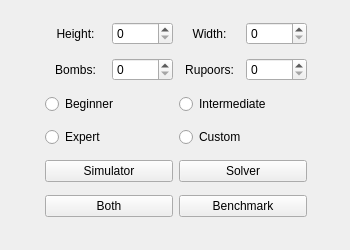
<?xml version="1.0" encoding="UTF-8"?>
<ui version="4.0">
 <class>SettingsWindow</class>
 <widget class="QMainWindow" name="SettingsWindow">
  <property name="windowModality">
   <enum>Qt::NonModal</enum>
  </property>
  <property name="geometry">
   <rect>
    <x>0</x>
    <y>0</y>
    <width>350</width>
    <height>250</height>
   </rect>
  </property>
  <property name="sizePolicy">
   <sizepolicy hsizetype="Fixed" vsizetype="Fixed">
    <horstretch>0</horstretch>
    <verstretch>0</verstretch>
   </sizepolicy>
  </property>
  <property name="windowTitle">
   <string>Setup</string>
  </property>
  <widget class="QWidget" name="centralWidget">
   <property name="sizePolicy">
    <sizepolicy hsizetype="MinimumExpanding" vsizetype="MinimumExpanding">
     <horstretch>0</horstretch>
     <verstretch>0</verstretch>
    </sizepolicy>
   </property>
   <property name="maximumSize">
    <size>
     <width>16777215</width>
     <height>16777215</height>
    </size>
   </property>
   <property name="contextMenuPolicy">
    <enum>Qt::NoContextMenu</enum>
   </property>
   <widget class="QWidget" name="verticalLayoutWidget">
    <property name="geometry">
     <rect>
      <x>40</x>
      <y>10</y>
      <width>272</width>
      <height>221</height>
     </rect>
    </property>
    <layout class="QVBoxLayout" name="verticalLayout">
     <property name="leftMargin">
      <number>5</number>
     </property>
     <property name="topMargin">
      <number>5</number>
     </property>
     <property name="rightMargin">
      <number>5</number>
     </property>
     <property name="bottomMargin">
      <number>5</number>
     </property>
     <item>
      <layout class="QHBoxLayout" name="horizontalLayout_3">
       <item>
        <widget class="QLabel" name="heightLabel">
         <property name="text">
          <string>Height:</string>
         </property>
         <property name="alignment">
          <set>Qt::AlignCenter</set>
         </property>
        </widget>
       </item>
       <item>
        <widget class="QSpinBox" name="heightSpinner"/>
       </item>
       <item>
        <widget class="QLabel" name="widthLabel">
         <property name="text">
          <string>Width:</string>
         </property>
         <property name="alignment">
          <set>Qt::AlignCenter</set>
         </property>
        </widget>
       </item>
       <item>
        <widget class="QSpinBox" name="widthSpinner"/>
       </item>
      </layout>
     </item>
     <item>
      <layout class="QHBoxLayout" name="horizontalLayout_4">
       <item>
        <widget class="QLabel" name="bombsLabel">
         <property name="text">
          <string>Bombs:</string>
         </property>
         <property name="alignment">
          <set>Qt::AlignCenter</set>
         </property>
        </widget>
       </item>
       <item>
        <widget class="QSpinBox" name="bombsSpinner"/>
       </item>
       <item>
        <widget class="QLabel" name="rupoorsLabel">
         <property name="text">
          <string>Rupoors:</string>
         </property>
         <property name="alignment">
          <set>Qt::AlignCenter</set>
         </property>
        </widget>
       </item>
       <item>
        <widget class="QSpinBox" name="rupoorsSpinner"/>
       </item>
      </layout>
     </item>
     <item>
      <layout class="QHBoxLayout" name="horizontalLayout">
       <item>
        <widget class="QRadioButton" name="beginnerRadioButton">
         <property name="text">
          <string>Beginner</string>
         </property>
         <attribute name="buttonGroup">
          <string notr="true">buttonGroup</string>
         </attribute>
        </widget>
       </item>
       <item>
        <widget class="QRadioButton" name="intermediateRadioButton">
         <property name="text">
          <string>Intermediate</string>
         </property>
         <attribute name="buttonGroup">
          <string notr="true">buttonGroup</string>
         </attribute>
        </widget>
       </item>
      </layout>
     </item>
     <item>
      <layout class="QHBoxLayout" name="horizontalLayout_5">
       <item>
        <widget class="QRadioButton" name="expertRadioButton">
         <property name="text">
          <string>Expert</string>
         </property>
         <attribute name="buttonGroup">
          <string notr="true">buttonGroup</string>
         </attribute>
        </widget>
       </item>
       <item>
        <widget class="QRadioButton" name="customRadioButton">
         <property name="text">
          <string>Custom</string>
         </property>
         <attribute name="buttonGroup">
          <string notr="true">buttonGroup</string>
         </attribute>
        </widget>
       </item>
      </layout>
     </item>
     <item>
      <layout class="QHBoxLayout" name="horizontalLayout_2">
       <item>
        <widget class="QPushButton" name="SimulatorButton">
         <property name="text">
          <string>Simulator</string>
         </property>
        </widget>
       </item>
       <item>
        <widget class="QPushButton" name="SolverButton">
         <property name="text">
          <string>Solver</string>
         </property>
        </widget>
       </item>
      </layout>
     </item>
     <item>
      <layout class="QHBoxLayout" name="horizontalLayout_7">
       <item>
        <widget class="QPushButton" name="bothButton">
         <property name="text">
          <string>Both</string>
         </property>
        </widget>
       </item>
       <item>
        <widget class="QPushButton" name="benchmarkButton">
         <property name="text">
          <string>Benchmark</string>
         </property>
        </widget>
       </item>
      </layout>
     </item>
    </layout>
   </widget>
  </widget>
 </widget>
 <layoutdefault spacing="6" margin="11"/>
 <resources/>
 <connections/>
 <buttongroups>
  <buttongroup name="buttonGroup"/>
 </buttongroups>
</ui>
